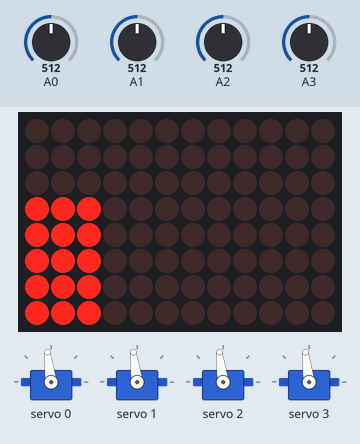
Bench run of a sketch on a simulated Arduino Uno R4 WiFi. On the bench: 12×8 LED matrix, 4 × servo. The inputs (shaded band) are chosen by the test bench; at power-on: A0 = 512, A1 = 512, A2 = 512, A3 = 512.

Above: at 1.2 s.
1.3 s: A0 set to 716
At 2.4 s:
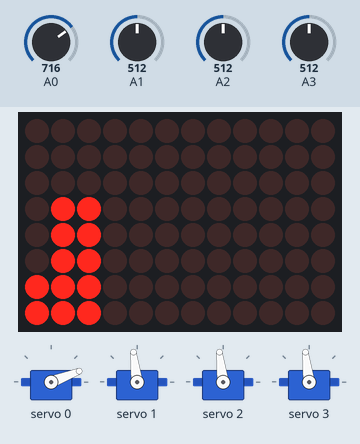
2.8 s: A1 set to 716
At 3.3 s:
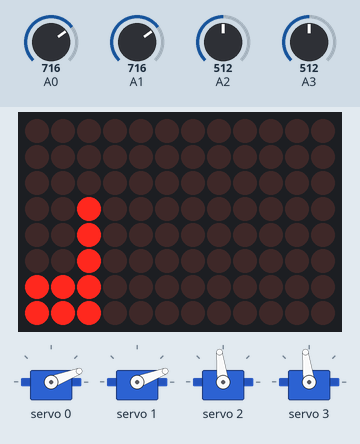
4.3 s: A2 set to 716
At 5.5 s:
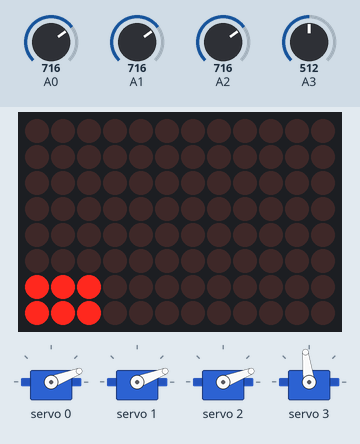
5.8 s: A0 set to 860
At 6.4 s:
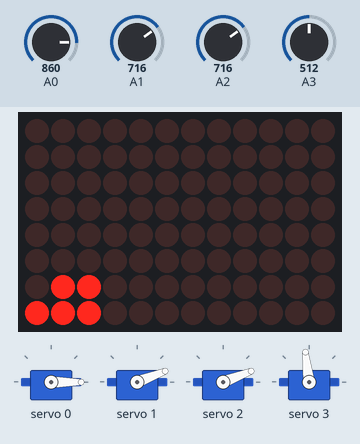
7.3 s: A1 set to 860
At 8.5 s:
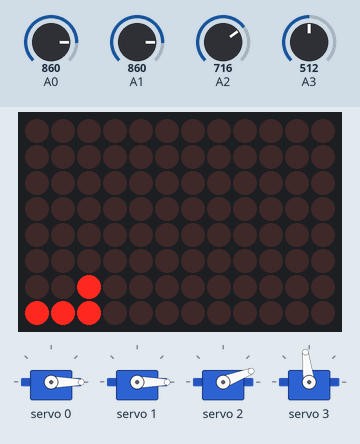
8.8 s: A2 set to 860
At 9.5 s:
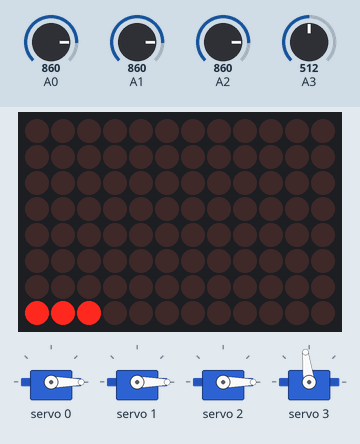
Timing chart, 0 to 11.3 s (numbered marks = the images above; inputs shaded):
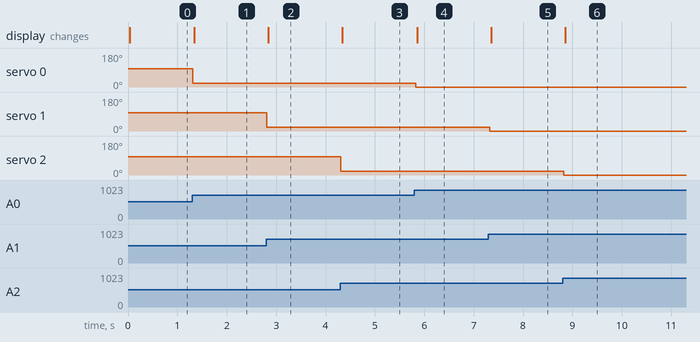

The sketch:

robot_arm.ino
```cpp
// C++ code
#include <Arduino_LED_Matrix.h>
#include <Wire.h>
#include <Adafruit_PWMServoDriver.h>

#define minMap 1
#define maxMap 8

// 230 to 950 measured
#define potMin 300
#define potMax 850

#define SERVO_MIN 60
#define SERVO_MAX 580

#define FREQUENCY 60


//uint8_t servonum = 0;
int servoCount = 4;

int potValues[4] = {0, 0, 0, 0};

int pot1 = 0;
int pot2 = 0;
int pot3 = 0;
int pot4 = 0;

ArduinoLEDMatrix matrix;
Adafruit_PWMServoDriver pwm = Adafruit_PWMServoDriver(0x40);


int readPot(int input){
  int value = analogRead(input);
  if(value < potMin) value = potMin;
  if(value > potMax) value = potMax;
  return value;
}

void moveServo(int control, int motor){
  int prev_Value = potValues[motor];

  if((abs(control - prev_Value) > 5)){
    pwm.setPWM(motor, 0, control);
    potValues[motor] = control;
  }
}

void moveServos(int servoCount){
  for(int i = 0; i < servoCount; i ++){
    int pin = A0 + i;
    moveServo(map(readPot(pin), potMin, potMax, SERVO_MAX, SERVO_MIN), i);
    //moveServo(map(analogRead(pin), 0, 1023, SERVO_MIN, SERVO_MAX), i);
  }
}

void moveMiddle(int servoCount){
  for(int i = 0; i < servoCount; i ++){
    pwm.setPWM(i, 0, ((SERVO_MAX + SERVO_MIN) / 2));
  }
}

// the middle value is 511
void calibratePots(){
  Serial.print("A0: ");
  Serial.println(analogRead(A0));
  Serial.print("A1: ");
  Serial.println(analogRead(A1));
  Serial.print("A2: ");
  Serial.println(analogRead(A2));
  Serial.print("A3: ");
  Serial.println(analogRead(A3));

  delay(50);
}

void copyMove(){
  moveServos(servoCount);
  delay(30);

  byte frame[8][12] = {
    { 0, 0, 0, 0, 0, 0, 0, 0, 0, 0, 0, 0 },
    { 0, 0, 0, 0, 0, 0, 0, 0, 0, 0, 0, 0 },
    { 0, 0, 0, 0, 0, 0, 0, 0, 0, 0, 0, 0 },
    { 0, 0, 0, 0, 0, 0, 0, 0, 0, 0, 0, 0 },
    { 0, 0, 0, 0, 0, 0, 0, 0, 0, 0, 0, 0 },
    { 0, 0, 0, 0, 0, 0, 0, 0, 0, 0, 0, 0 },
    { 0, 0, 0, 0, 0, 0, 0, 0, 0, 0, 0, 0 },
    { 0, 0, 0, 0, 0, 0, 0, 0, 0, 0, 0, 0 }
  };

  pot1 = map(potValues[0], SERVO_MIN, SERVO_MAX, minMap, maxMap);
  pot2 = map(potValues[1], SERVO_MIN, SERVO_MAX, minMap, maxMap);
  pot3 = map(potValues[2], SERVO_MIN, SERVO_MAX, minMap, maxMap);
  pot4 = map(potValues[3], SERVO_MIN, SERVO_MAX, minMap, maxMap);

  // Display the values on the LED matrix
  for (int i = 0; i <= pot1; i++) {
    frame[8-i][0] = 1;
  }
  for (int i = 0; i <= pot2; i++) {
    frame[8-i][1] = 1;
  }
  for (int i = 0; i <= pot3; i++) {
    frame[8-i][2] = 1;
  }
  for (int i = 0; i <= pot4; i++) {
    frame[8-i][3] = 1;
  }

  matrix.renderBitmap(frame, 8, 12);

  //delay(30);
}

void setup(){
  matrix.begin();

  pwm.begin();
  pwm.setPWMFreq(FREQUENCY);

  Serial.begin(9600);
}

void loop(){
  //moveMiddle(servoCount);
  //calibratePots();
  copyMove();

}
```

Measured:
- after the input at 1.3 s, servo 0: 97° → 21° at once; the display: changes at once (image 1)
- after the input at 2.8 s, servo 1: 97° → 21° at once; the display: changes at once (image 2)
- after the input at 4.3 s, servo 2: 97° → 21° at once; the display: changes at once (image 3)
- after the input at 5.8 s, servo 0: 21° → 0° at once; the display: changes after 0.06 s (image 4)
- after the input at 7.3 s, servo 1: 21° → 0° at once; the display: changes after 0.06 s (image 5)
- after the input at 8.8 s, servo 2: 21° → 0° at once; the display: changes after 0.05 s (image 6)
